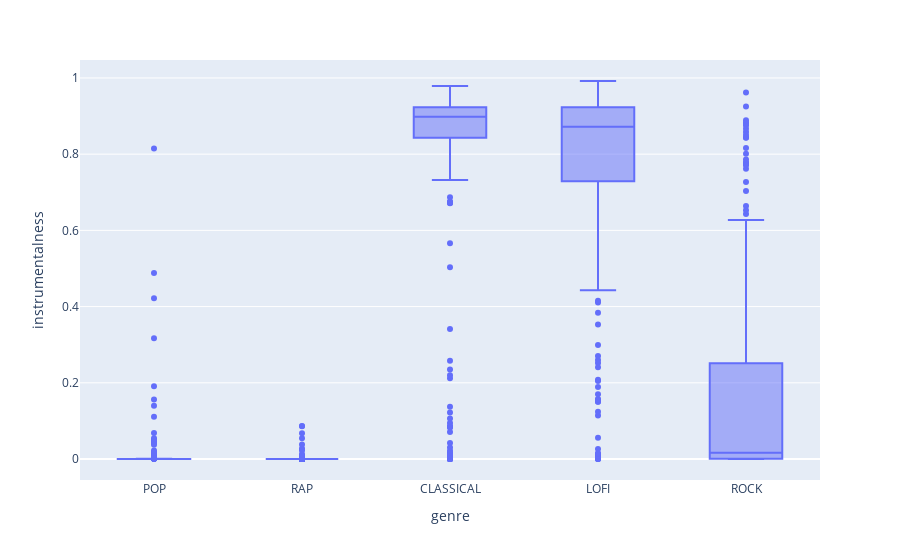

Notebook cell for this chart:
### Markdown cell above
instrumentalness

### Code cell
fig = px.box(genre_df, x='genre', y='instrumentalness')
fig.show()

### Figure 1 — Plotly figure (JSON) as saved in the notebook; plotly's stock layout.template omitted (floating-point values rounded to 4 significant figures; data arrays with more than 128 entries replaced by an {"elided": "..."} marker saying what was removed)
{"data": [{"alignmentgroup": "True", "hovertemplate": "genre=%{x}<br>instrumentalness=%{y}<extra></extra>", "legendgroup": "", "marker": {"color": "#636efa"}, "name": "", "notched": false, "offsetgroup": "", "orientation": "v", "showlegend": false, "type": "box", "x": {"elided": "1337 str values"}, "x0": " ", "xaxis": "x", "y": {"elided": "1337 float values"}, "y0": " ", "yaxis": "y"}], "layout": {"boxmode": "group", "legend": {"tracegroupgap": 0}, "margin": {"t": 60}, "xaxis": {"anchor": "y", "domain": [0, 1], "title": {"text": "genre"}}, "yaxis": {"anchor": "x", "domain": [0, 1], "title": {"text": "instrumentalness"}}}}
